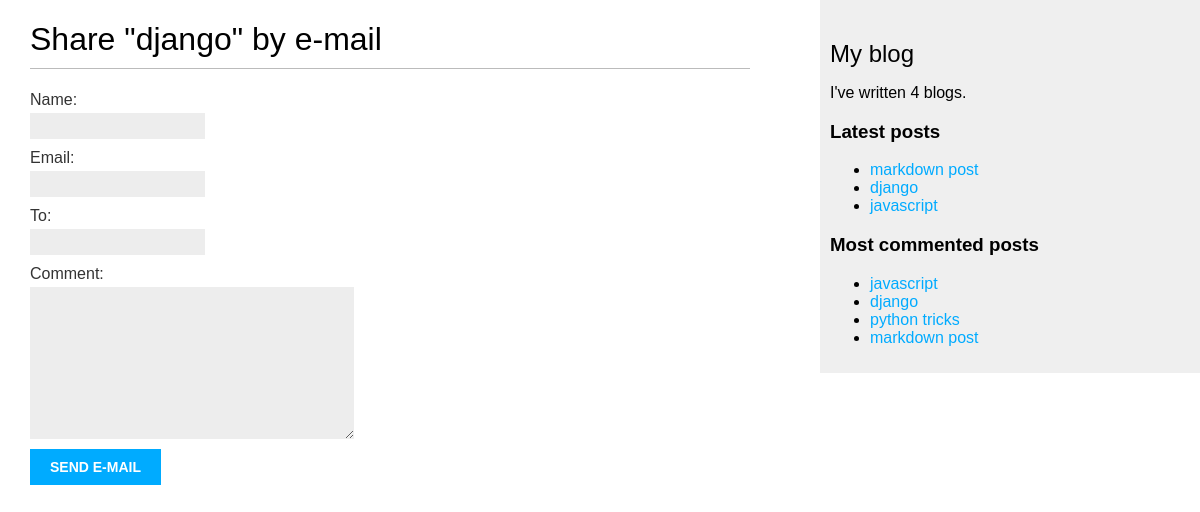
Page /blog/6/share/ on the committed database.
### blog/models.py (models this page shows, shortened)
class Post(models.Model):
    class Status(models.TextChoices):
        DRAFT='DR', 'Draft'
        PUBLISHED = 'PB', 'Published'
    title = models.CharField(max_length=150)
    author = models.ForeignKey(User, on_delete=models.CASCADE, related_name='blog_posts')
    slug = models.SlugField(max_length=150, unique_for_date='publish')
    body = models.TextField()
    publish = models.DateTimeField(default=timezone.now)
    created = models.DateTimeField(auto_now_add=True)
    updated = models.DateTimeField(auto_now=True)
    status = models.CharField(max_length=2, choices=Status.choices, default=Status.DRAFT)
    tags = TaggableManager()
    objects = models.Manager()
    published = PublishedManager()
    class Meta:
        ordering = ['-publish']
        indexes = [models.Index(fields=['-publish']),]
    def get_absolute_url(self):
        return reverse('blog:post_detail', args=[self.publish.year,
                                                self.publish.month,
                                                self.publish.day,
                                                self.slug,])

### blog/views.py (the view)
# urls.py: path('<int:post_id>/share/', views.post_share, name='post_share'),
def post_share(request, post_id):
    post = get_object_or_404(Post, id=post_id, status=Post.Status.PUBLISHED)
    sent = False
    if request.method == 'POST':
        form = EmailPostForm(request.POST)
        if form.is_valid():
            form = form.cleaned_data
            post_url = request.build_absolute_uri(post.get_absolute_url())
            subject = f'{form["name"]} recommended you to read {post.title}'
            message = f'Read {post.title} at {post_url} \n \n'\
                      f'{form["name"]}\'s comment: {form["comment"]} \n'\
                        f'sender\'s email: {form["email"]}'
            send_mail(subject, message, os.getenv('EMAIL_HOST_USER'), [form['to']])
            sent = True
    else:
        form = EmailPostForm()
    return render(request, 'blog/post/share.html', {'post': post,
                                                     'form': form,
                                                    'sent': sent})

### blog/forms.py
class EmailPostForm(forms.Form):
    name = forms.CharField(max_length=25)
    email = forms.EmailField()
    to = forms.EmailField()
    comment = forms.CharField(required=False, widget=forms.Textarea)

### blog/models.py (called while the page is built)
    def get_queryset(self):
        return super().get_queryset()\
            .filter(status=Post.Status.PUBLISHED)

### blog/templatetags/blog_tags.py (called while the page is built)
@register.simple_tag
def total_posts():
    return Post.published.count()

@register.inclusion_tag('blog/post/latest_posts.html')
def show_latest_posts(count=5):
    latest_posts = Post.published.order_by('-publish')[:count]
    return {'latest_posts': latest_posts}

@register.simple_tag
def get_most_commented_posts(count=5):
    return Post.published.annotate(
    total_comments=Count('comments')
    ).order_by('-total_comments')[:count]

### blog/templates/blog/post/share.html (shortened to what this page needs)
{% extends "blog/base.html" %}
{% block content %}
    {% if sent %}
        <h1>E-mail successfully sent</h1>
        <p>
            "{{ post.title }}" was successfully sent to {{ form.cleaned_data.to }}.
        </p>
    {% else %}
        <h1>Share "{{ post.title }}" by e-mail</h1>
        <form method="post">
            {{ form.as_p }}
            <input type="submit" value="Send e-mail">
        </form>
    {% endif %}
{% endblock %}

### blog/templates/blog/base.html (shortened to what this page needs)
{% load blog_tags %}
{% load static %}
<!DOCTYPE html>
<html lang="en">
<head>
    <link rel="stylesheet" href="{% static 'css/blog.css' %}">
</head>
<body>
    <div id="content">
        {% block content %}
        {% endblock %}
    </div>
    <div id="sidebar">
        <h2>My blog</h2>
        <p>I've written {% total_posts %} blogs.</p>
        <h3>Latest posts</h3>
        {% show_latest_posts 3 %}
        <h3>Most commented posts</h3>
        {% get_most_commented_posts as most_commented_posts %}
        <ul>
            {% for post in most_commented_posts %}
                <li>
                    <a href="{{ post.get_absolute_url }}">{{ post.title }}</a>
                </li>
            {% endfor %}
        </ul>
    </div>
</body>
</html>

### blog/templates/blog/post/latest_posts.html
<ul>
    {% for post in latest_posts %}
        <li>
            <a href="{{ post.get_absolute_url }}">{{ post.title }}</a>
        </li>
    {% endfor %}
</ul>

### blog/static/css/blog.css (style rules this page uses)
body { margin:0; padding:0; font-family:helvetica, sans-serif; }
a { color:#00abff; text-decoration:none; }
h1 { font-weight:normal; border-bottom:1px solid #bbb; padding:0 0 10px 0; }
h2 { font-weight:normal; margin:30px 0 0; }
#content { float:left; width:60%; padding:0 0 0 30px; }
#sidebar { float:right; width:30%; padding:10px; background:#efefef; height:100%; }
label { float:left; clear:both; color:#333; margin-bottom:4px; }
input, textarea { clear:both; float:left; margin:0 0 10px; background:#ededed; border:0; padding:6px 10px; font-size:12px; }
input[type=submit] { font-weight:bold; background:#00abff; color:#fff; padding:10px 20px; font-size:14px; text-transform:uppercase; }

### rows in the picture
Post: title "django"
Post: title "markdown post"
Post: title "javascript"
Post: title "python tricks"
